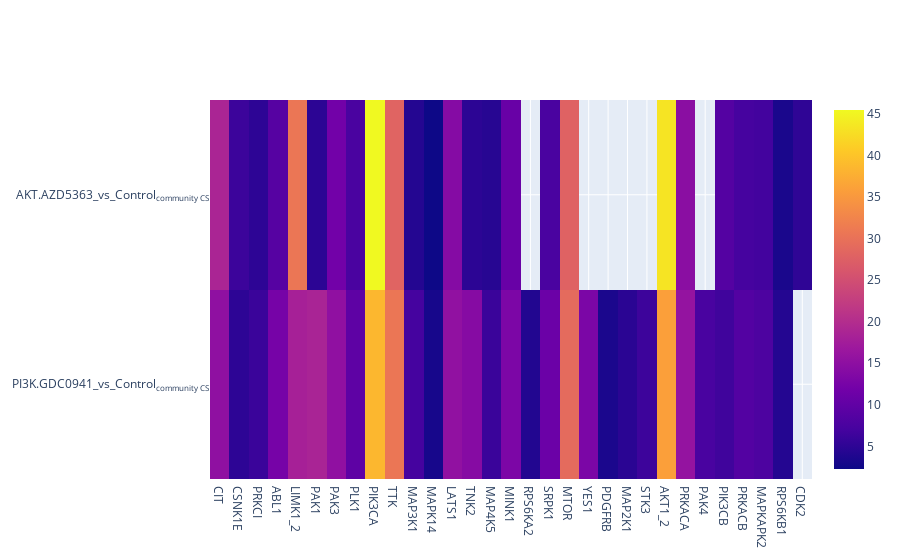

Write notebook code for a chart like this one.
### Code cell
#GDC0941(PI3K)[-] and AZD5363(AKT)[-]
[x2,y2,z2] = cs_calculation(treat_int=[1,2], edges=negative_edges, communities=target_communities, treatments=treatments)

# HEATMAP
fig = go.Figure(data=go.Heatmap(
                z=z2,
                x=x2,
                y=y2,
                hoverongaps = False))
fig.show()

### Figure 1 — Plotly figure (JSON) as saved in the notebook; plotly's stock layout.template omitted (floating-point values rounded to 4 significant figures)
{"data": [{"hoverongaps": false, "type": "heatmap", "x": ["CIT", "CSNK1E", "PRKCI", "ABL1", "LIMK1_2", "PAK1", "PAK3", "PLK1", "PIK3CA", "TTK", "MAP3K1", "MAPK14", "LATS1", "TNK2", "MAP4K5", "MINK1", "RPS6KA2", "SRPK1", "MTOR", "YES1", "PDGFRB", "MAP2K1", "STK3", "AKT1_2", "PRKACA", "PAK4", "PIK3CB", "PRKACB", "MAPKAPK2", "RPS6KB1", "CDK2"], "y": ["PI3K.GDC0941_vs_Control<sub>community CS</sub>", "AKT.AZD5363_vs_Control<sub>community CS</sub>"], "z": [[15.15, 5, 6.03, 12.39, 18.09, 18.56, 15.25, 9.75, 38.57, 30.59, 7, 3.12, 15.38, 14.14, 6.08, 13.05, 4.09, 11.12, 29.05, 12.92, 3.47, 4.69, 6.33, 35.89, 15.71, 7.37, 6.56, 8.5, 7.82, 4.22, null], [18.75, 6.22, 5.01, 8.86, 30.72, 4.87, 11.87, 7.48, 45.47, 28.07, 4.22, 2.28, 14, 4.92, 4.47, 10.76, null, 7.54, 27.88, null, null, null, null, 43.31, 14.64, null, 8.56, 7.08, 6.81, 3.34, 5.15]]}], "layout": {}}
